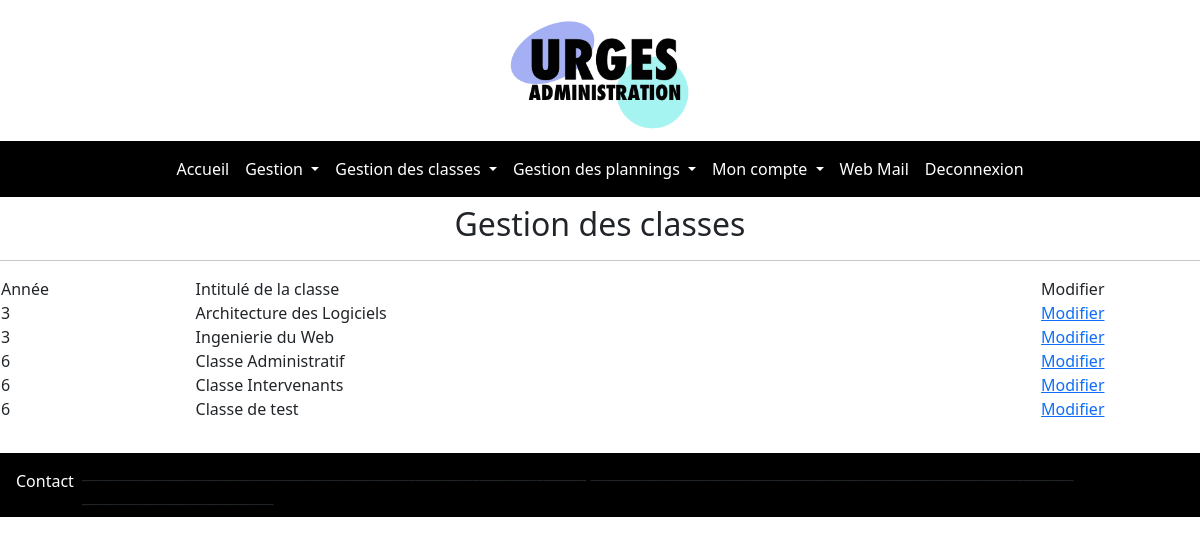
Before: /administration/pages/Home/gestion_classe.php (signed in) with the older database file.
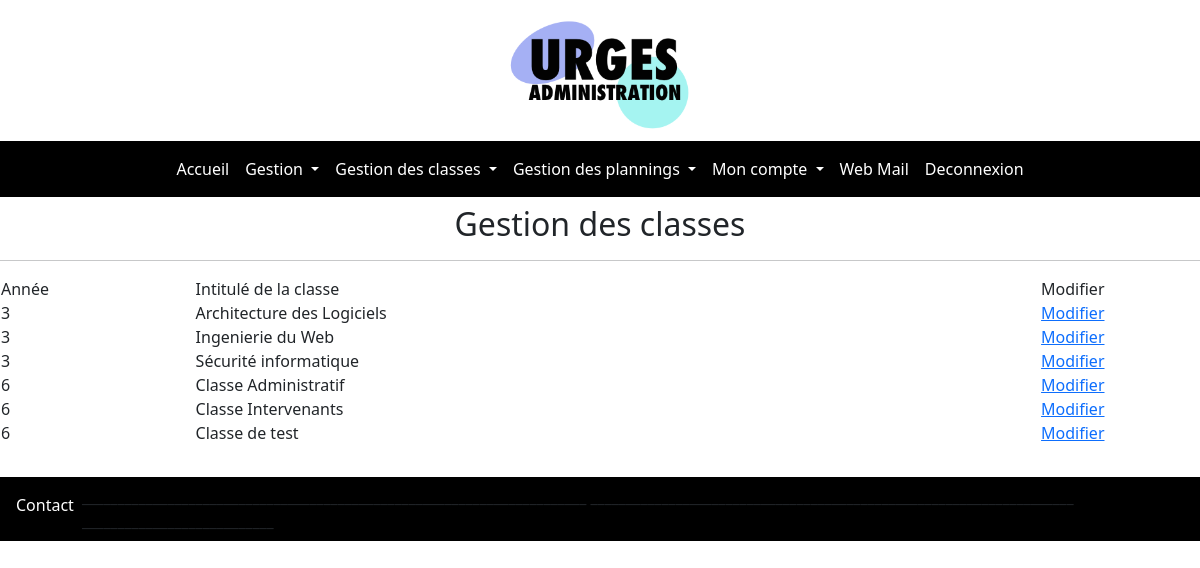
After: the same page with the newer database file.
### tables this page shows
CREATE TABLE `classe` (
  `id_classe` int(11) NOT NULL,
  `nom_classe` varchar(60) NOT NULL,
  `annee` int(11) NOT NULL
);

### administration/pages/Home/gestion_classe.php (the view, shortened to what this page needs)
<?php
include('../../function/bdd.php');
include('../../function/header.php');
include('../../function/nav_menu.php');
?>
<center><h2>Gestion des classes</h2></center><hr>
<table width="1200">
	<tr>
		<td>Année</td>
		<td>Intitulé de la classe</td>
		<td><center>Modifier</center></td>
	</tr>
	<form action="modifierclasse.php" method="get">
<?php
$req="SELECT * FROM `classe` ORDER BY `annee` ASC";
$ex=$link->prepare($req);
$ex->execute();
while($row=$ex->fetch())
{
	$idclasse = $row['id_classe'];
	echo "<tr>";
		echo "<td>".$row['annee']."</td>";
		echo "<td>".$row['nom_classe']."</td>";
		echo "<td><center><a href='modifierclasse.php?id=".$idclasse."'>Modifier</a></center></td>";
	echo "</tr>";
}
?>
</table><br>
<?php
include('../../function/footer.php');
?>

Changed rows visible on the page:
added classe: annee "3", nom_classe "Sécurité informatique"
